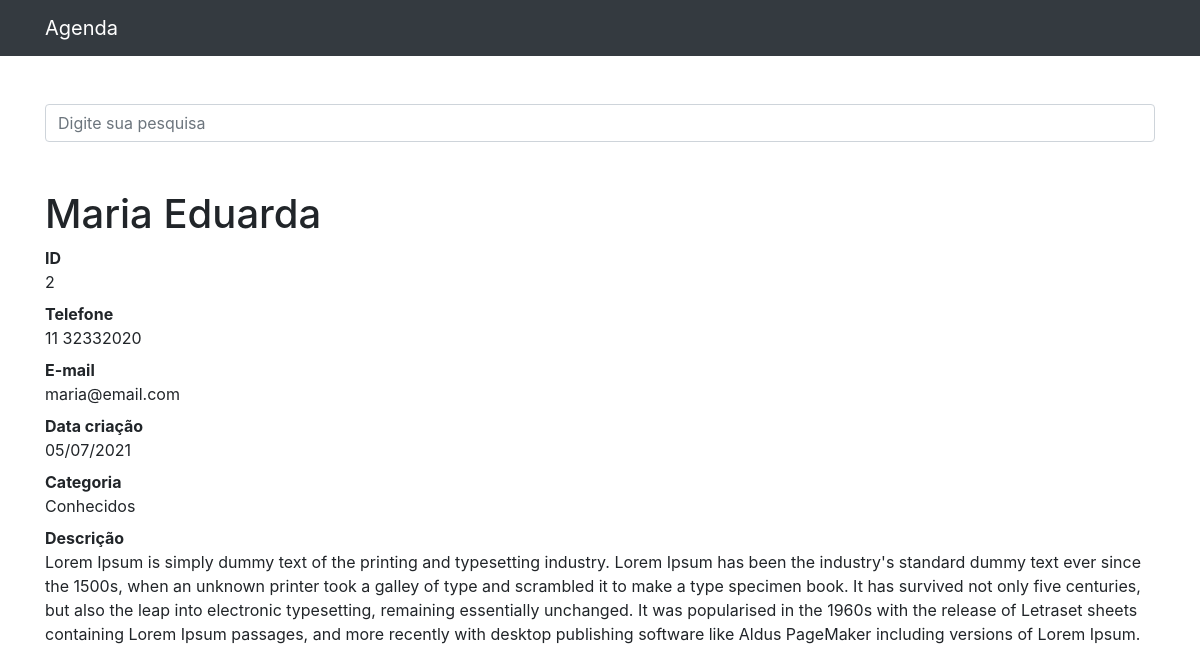
/2, run on the app's committed database.
### contatos/models.py (models this page shows, shortened)
class Contato(models.Model):
    nome = models.CharField(max_length=100)
    sobrenome = models.CharField(max_length=100)
    telefone = models.CharField(max_length=20)
    email = models.CharField(max_length=100)
    data = models.DateTimeField(default=timezone.now())
    descricao = models.TextField(blank=True)
    categoria = models.ForeignKey(Categoria, on_delete=models.DO_NOTHING)
    mostrar = models.BooleanField(default=True)
    foto = models.ImageField(blank=True, upload_to='fotos/%Y/%m')

class Categoria(models.Model):
    nome = models.CharField(max_length=255)
    def __str__(self):
        return self.nome

### contatos/views.py (the view)
# urls.py: path('<int:contato_id>', views.ver_contato, name='ver_contato'),
def ver_contato(request, contato_id):
    contato = get_object_or_404(Contato, id=contato_id)
    if not contato.mostrar:
        raise Http404()
    return render(request, 'contatos/ver_contato.html', {
        'contato': contato
    })

### contatos/templates/contatos/ver_contato.html (shortened to what this page needs)
{% extends 'base.html' %}
{% block content %}
        <h1 class="mt-5">{{ contato.nome }}  {{ contato.sobrenome }}</h1>
        <dl>
          <dt>ID</dt>
            <dd>{{ contato.id }}</dd>
          <dt>Telefone</dt>
            <dd>{{ contato.telefone}}</dd>
          <dt>E-mail</dt>
            <dd>{{ contato.email }}</dd>
          <dt>Data criação</dt>
            <dd>{{ contato.data|date:'d/m/Y'  }}</dd>
          <dt>Categoria</dt>
            <dd>{{ contato.categoria }}</dd>
          <dt>Descrição</dt>
             <dd>
                {{ contato.descricao }}
            </dd>
        </dl>
{% endblock %}

### data on the page
Contato: nome "Maria", sobrenome "Eduarda", id "2", telefone "11 32332020", email "maria@email.com", data "05/07/2021", categoria "Conhecidos", descricao "Lorem Ipsum is simply dummy text of the printing and typesetting industry. Lorem Ipsum has been the industry's standard dummy text ever since the 1500s, when an unknown printer took a galley of type and scrambled it to make a type specimen book. It has survived not only five centuries, but also the leap into electronic typesetting, remaining essentially unchanged. It was popularised in the 1960s with the release of Letraset sheets containing Lorem Ipsum passages, and more recently with desktop publishing software like Aldus PageMaker including versions of Lorem Ipsum."
